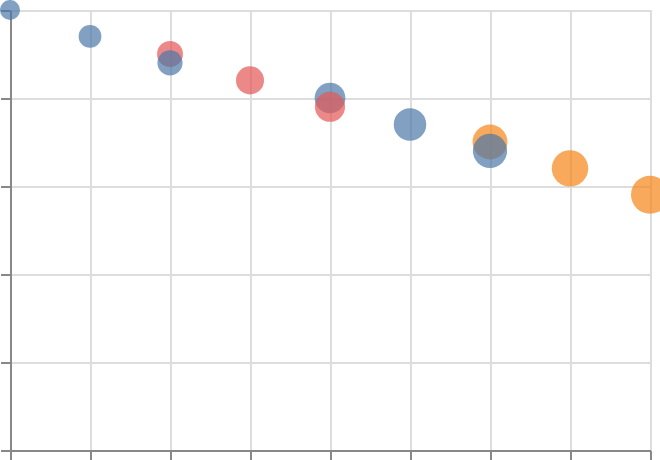

Vega-Lite specification stored for this chart:
### Vega-Lite specification from a JSON file in a GitHub repository (floating-point values rounded to 4 significant figures)
{"$schema": "https://vega.github.io/schema/vega-lite/v6.json", "padding": 5, "autosize": "none", "width": 320, "height": 220, "data": {"values": [{"year": 1990, "date": "1990-06-15", "country": "a", "region": "east", "pop": 10, "life": 50, "fert": 5.0}, {"year": 1990, "date": "1990-06-15", "country": "b", "region": "west", "pop": 17, "life": 54, "fert": 4.5}, {"year": 1990, "date": "1990-06-15", "country": "c", "region": "east", "pop": 24, "life": 58, "fert": 4.0}, {"year": 1990, "date": "1990-06-15", "country": "d", "region": "south", "pop": 31, "life": 62, "fert": 3.5}, {"year": 1991, "date": "1991-06-15", "country": "a", "region": "east", "pop": 13, "life": 52, "fert": 4.7}, {"year": 1991, "date": "1991-06-15", "country": "b", "region": "west", "pop": 20, "life": 56, "fert": 4.2}, {"year": 1991, "date": "1991-06-15", "country": "c", "region": "east", "pop": 27, "life": 60, "fert": 3.7}, {"year": 1991, "date": "1991-06-15", "country": "d", "region": "south", "pop": 34, "life": 64, "fert": 3.2}, {"year": 1992, "date": "1992-06-15", "country": "a", "region": "east", "pop": 16, "life": 54, "fert": 4.4}, {"year": 1992, "date": "1992-06-15", "country": "b", "region": "west", "pop": 23, "life": 58, "fert": 3.9}, {"year": 1992, "date": "1992-06-15", "country": "c", "region": "east", "pop": 30, "life": 62, "fert": 3.4}, {"year": 1992, "date": "1992-06-15", "country": "d", "region": "south", "pop": 37, "life": 66, "fert": 2.9}]}, "params": [{"name": "anim", "select": {"type": "point", "on": "timer", "fields": ["year"]}}], "transform": [{"filter": {"param": "anim"}}], "mark": {"type": "point", "filled": true}, "encoding": {"x": {"field": "life", "type": "quantitative", "scale": {"zero": false}}, "y": {"field": "fert", "type": "quantitative"}, "size": {"field": "pop", "type": "quantitative"}, "color": {"field": "region", "type": "nominal"}, "time": {"field": "year", "type": "ordinal"}}}
